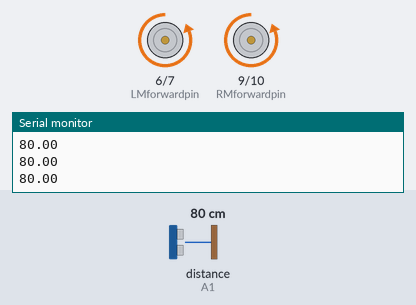
Bench run of a sketch on a simulated Arduino Uno, built with avr-gcc and run on an emulated ATmega328P. Shown: motor-driver pin pairs drawn as motors (green arrow = first pin HIGH = forward, orange = second pin HIGH = backward, longer = more drive, scaled by the enable pin), the last lines printed to the serial monitor. The test bench sets the inputs (shaded band); at power-on: distance to the obstacle (sensor on A1) 80 cm. Random numbers use the default seed unless the sketch sets one.

Above: at 1.2 s.
1.3 s: distance to the obstacle (sensor on A1) set to 27 cm
2.8 s: distance to the obstacle (sensor on A1) set to 23 cm
At 4.51 s:
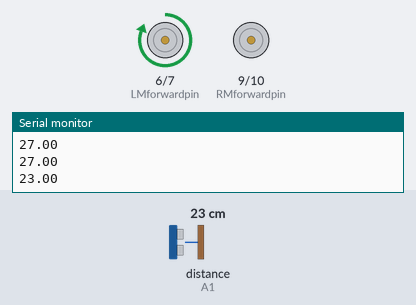
At 5.5 s:
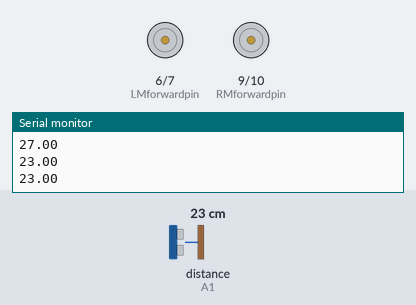
5.8 s: distance to the obstacle (sensor on A1) set to 35 cm
8.8 s: distance to the obstacle (sensor on A1) set to 2 cm
At 9.7 s:
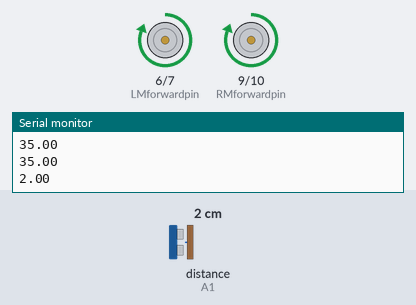
Timing chart, 0 to 15.7 s (numbered marks = the images above; inputs shaded):
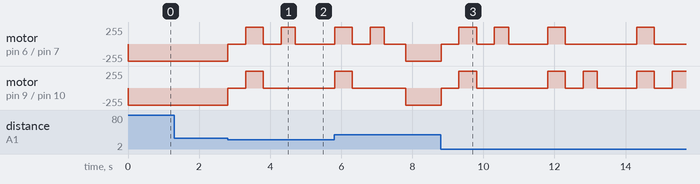

The sketch:

arduino_code.ino
```cpp
#include<HCSR04.h>
#include<AFMotor.h>

UltraSonicDistanceSensor ultrasonic(A0,A1);
float distance;

// For Left Motor
int LMspeedpin = 5;
int LMforwardpin = 6;
int LMbackwardpin = 7;

//For Right Motor
int RMspeedpin = 8;
int RMforwardpin = 9;
int RMbackwardpin =10;

void setup() {

 pinMode(LMspeedpin, OUTPUT);
 pinMode(LMforwardpin, OUTPUT);
 pinMode(LMbackwardpin, OUTPUT);
 pinMode(RMspeedpin, OUTPUT);
 pinMode(RMforwardpin, OUTPUT);
 pinMode(RMbackwardpin, OUTPUT);

 Serial.begin(10000);

 digitalWrite(LMspeedpin, HIGH);
 digitalWrite(RMspeedpin, HIGH);

}

void loop() {

   distance = ultrasonic.measureDistanceCm();
   Serial.println(distance);

   if (distance > -1 && distance <25)
   {
     stop();
     delay(500);
     Goforward();
     delay(500);
     stop();
     delay(500);

      if(random(0,2) == 0)
      {
        Goleft();
      }
      else
      {
        Goright();
      }

      delay(400);
      stop();
      delay(600);
   }
   else
   {
     Gobackward();
   }

}

void Goforward()
{
  digitalWrite(LMforwardpin, HIGH);
  digitalWrite(LMbackwardpin, LOW);
  digitalWrite(RMforwardpin, HIGH);
  digitalWrite(RMbackwardpin, LOW);
}

void Gobackward()
{
  digitalWrite(LMforwardpin, LOW);
  digitalWrite(LMbackwardpin, HIGH);
  digitalWrite(RMforwardpin, LOW);
  digitalWrite(RMbackwardpin, HIGH);
}

void stop()
{
  digitalWrite(LMforwardpin, LOW);
  digitalWrite(LMbackwardpin, LOW);
  digitalWrite(RMforwardpin, LOW);
  digitalWrite(RMbackwardpin, LOW);
}

void Goright()
{
  digitalWrite(LMforwardpin, HIGH);
  digitalWrite(LMbackwardpin, LOW);
  digitalWrite(RMforwardpin, LOW);
  digitalWrite(RMbackwardpin, LOW);
}

void Goleft()
{
  digitalWrite(LMforwardpin, LOW);
  digitalWrite(LMbackwardpin, LOW);
  digitalWrite(RMforwardpin, HIGH);
  digitalWrite(RMbackwardpin, LOW);
}
```

Measured:
- the behaviour switches between 25 and 24 cm on distance to the obstacle (sensor on A1) (found by bisection; images 0 and 1)
- after the input at 2.8 s, motor on pin 6 (LMforwardpin) / pin 7 (LMbackwardpin): alternates forward 255/255 for 0.45 s and stopped for 0.50 s, 5 changes in all, then stays stopped, starting at once; motor on pin 9 (RMforwardpin) / pin 10 (RMbackwardpin): backward 255/255 → stopped at once, → forward 255/255 0.50 s later, → stopped 0.50 s later
